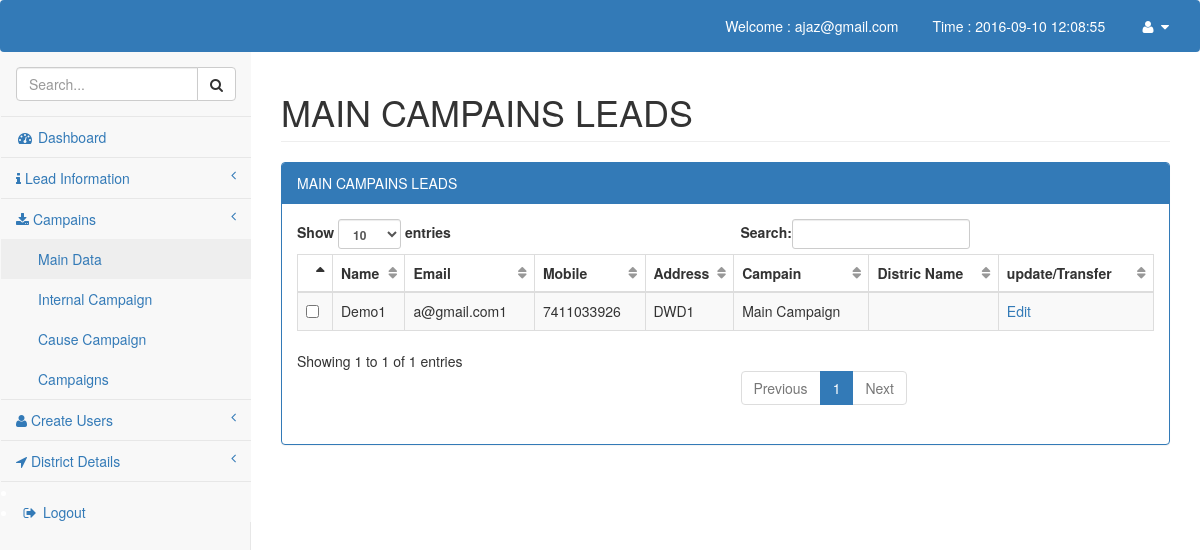
Page /authorized_user/campain_leads.php?show=main (signed in) on the earlier database version.
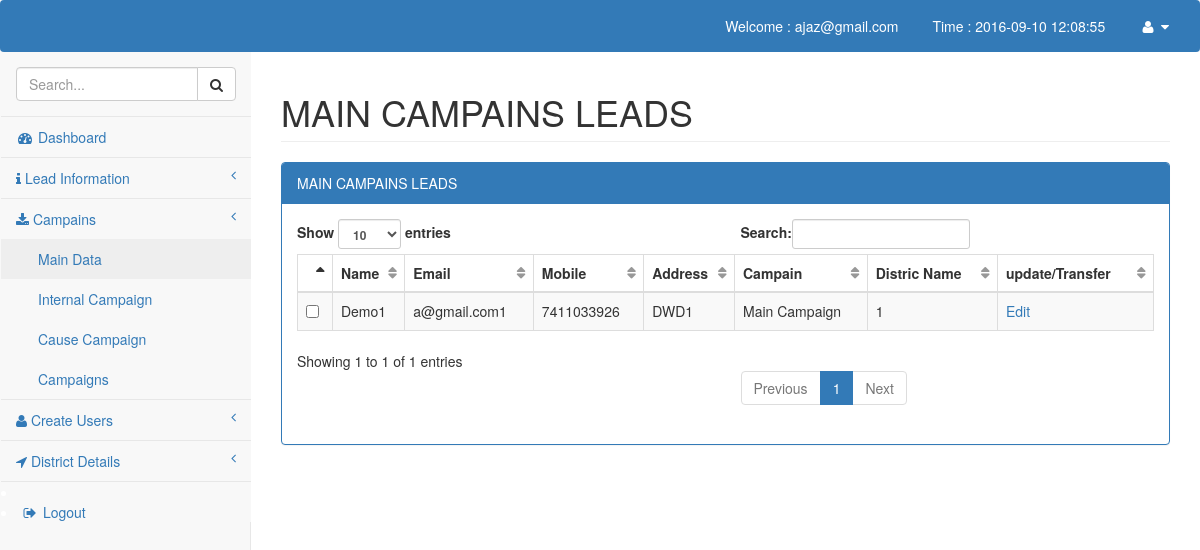
Same page on the later database version.
### tables this page shows
CREATE TABLE IF NOT EXISTS `app_leads` (
`lead_id` bigint(20) NOT NULL,
  `lead_name` varchar(150) NOT NULL,
  `lead_email` varchar(150) NOT NULL,
  `lead_mobile` varchar(20) NOT NULL,
  `lead_address` text NOT NULL,
  `source_of_lead` varchar(255) NOT NULL,
  `district_name` varchar(255) NOT NULL,
  `assembly_name` varchar(255) NOT NULL,
  `ward_or_zp_name` varchar(255) NOT NULL,
  `polling_booth_no` varchar(255) NOT NULL,
  `campaign_group_name` varchar(255) NOT NULL,
  `voter_id` varchar(100) NOT NULL,
  `notepad` text NOT NULL,
  `uploaded_date` varchar(25) NOT NULL,
  `uploaded_by` varchar(100) NOT NULL,
  `uploaded_ip` varchar(100) NOT NULL,
  `modified_date` varchar(100) NOT NULL,
  `modified_by` varchar(100) NOT NULL,
  `modified_ip` varchar(100) NOT NULL
);

CREATE TABLE IF NOT EXISTS `campaigns` (
`campaign_id` int(11) NOT NULL,
  `campaign_name` varchar(255) NOT NULL,
  `district_id` int(11) NOT NULL,
  `uploaded_date` varchar(100) NOT NULL,
  `uploaded_by` varchar(100) NOT NULL,
  `uploaded_ip` varchar(100) NOT NULL,
  `modified_date` varchar(100) NOT NULL,
  `modified_by` varchar(100) NOT NULL,
  `modified_ip` varchar(100) NOT NULL
);

### comman/db_function.php (called while the page is built, shortened)
<?php
	function execute_sql_query($sql){
		$connection=db_connection();
		$result=mysqli_query($connection,$sql);
		if(!$result){
			sql_error($connection);
		}else{
			return $result;
		}
	}
	function execute_fetch($result){
		$fetch=mysqli_fetch_array($result);
		if(!$fetch){
		}else
		{
			return $fetch;
		}
	}
			?>

### authorized_user/campain_leads.php (the view, shortened to what this page needs)
<?php require_once('../webtemplate/headtags.php'); ?>
<?php require_once('../webtemplate/header_nav.php'); ?>
				<?php
					if(isset($_GET['show'])){
						$title=$_GET['show'];
					}else{
						$title="Total Leads";
					}
					if($title=="main"){
						 $get_lead="SELECT * FROM app_leads al,campaigns cmpgs
						 WHERE al.campaign_group_name=cmpgs.campaign_id
						 AND
						 al.campaign_group_name='1'";
					}if($title=="Internal"){
						$get_lead="SELECT * FROM app_leads al,campaigns cmpgs
						 WHERE al.campaign_group_name=cmpgs.campaign_id
						 AND
						 al.campaign_group_name='2'";
					}if($title=="Cause"){
						$get_lead="SELECT * FROM app_leads al,campaigns cmpgs
						 WHERE al.campaign_group_name=cmpgs.campaign_id
						 AND
						 al.campaign_group_name='3'";
					}
						$title=$title." Campains Leads";
				 ?>
<div id="page-wrapper">
            <div class="row">
                <div class="col-lg-12">
                    <h1 class="page-header"><?php echo strtoupper($title); ?></h1>
                </div>
            </div>
            <div class="row">
                <div class="col-lg-12">
                    <div class="panel panel-primary">
                        <div class="panel-heading">
                            <?php echo strtoupper($title); ?>
                        </div>
                        <div class="panel-body">
                            <form action="#" method="POST">
                            <div class="dataTable_wrapper">
                                <table width="100%" class="table table-striped table-bordered table-hover" id="dataTables-example">
						    <thead>
						    <tr>
						        <th></th>
						        <th>Name</th>
						        <th>Email</th>
						        <th>Mobile</th>
						        <th>Address</th>
						        <th>Campain</th>
						        <th>Distric Name</th>
						        <th>update/Transfer</th>
						    </tr>
						    </thead>
						    <?php
						    	$execute=execute_sql_query($get_lead);
						    	while ($disp=execute_fetch($execute)) {
						    		$lead_id=$disp['lead_id'];
						    	?>
						    <tr>
						    <td class="bs-checkbox">
						    <input type="checkbox"></td>
						    <td><?php echo $disp['lead_name'];?></td>
						    <td><?php echo $disp['lead_email'];?></td>
						    <td><?php echo $disp['lead_mobile'];?></td>
						    <td><?php echo $disp['lead_address'];?></td>
						    <td><?php echo $disp['campaign_name'];?></td>
						    <td><?php echo $disp['district_name'];?></td>
						    <td>
						    <a href="edit_lead.php?edit_lead=<?php echo urldecode($lead_id)?>">Edit</a>
						    </td>
						    </tr>
						    <?php }?>
                                </table>
                            </div>
                           </form>
                        </div>
                    </div>
                </div>
            </div>
        </div>
	<?php require_once('../webtemplate/footer.php'); ?>
</body>
</html>

Differences in the rows shown:
changed app_leads "Demo1": district_name (not shown) → "1"
